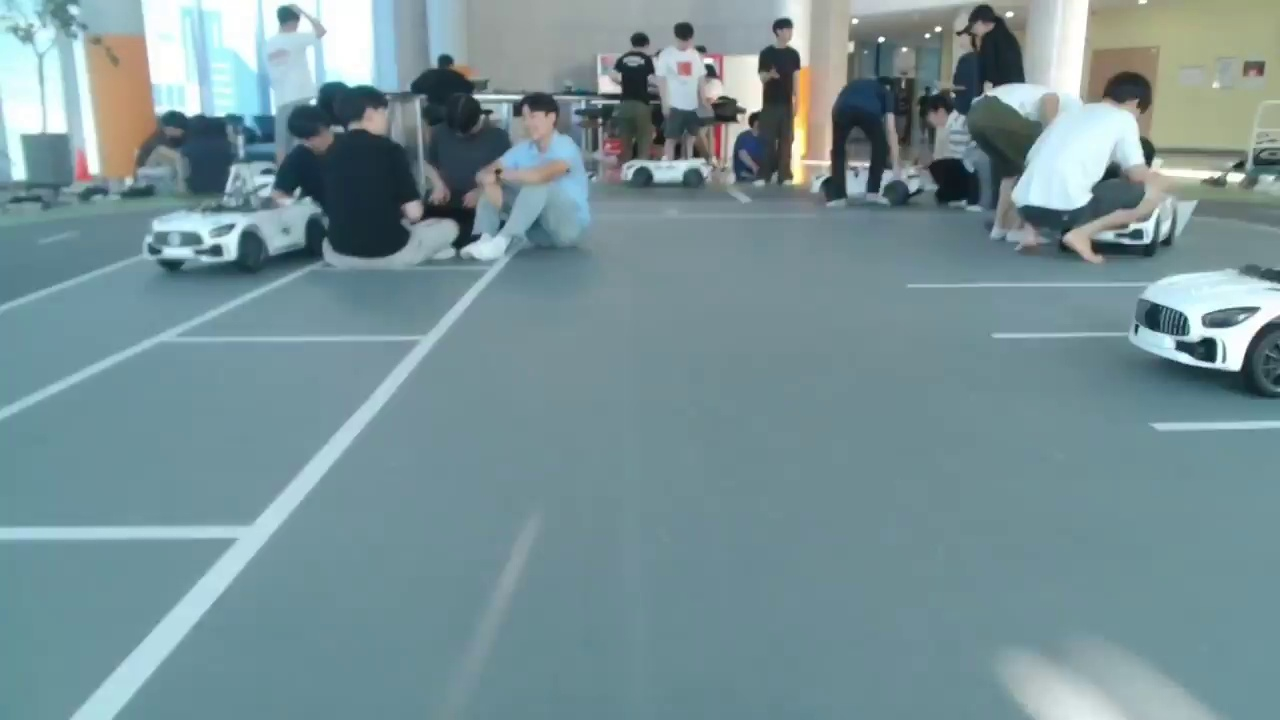
#> input picture dataset/parking/frames/Left_Back/frame_000004s.jpg, 1280 x 720 px; its folder holds only this picture in this run
$ python prepare_perspective_dataset.py
#> lines starting #> are read from the running program, lines starting #| are printed output that depends on the picture
### script/parking/utils/perspective.py
"""Convert a camera view to the parking-track layout (bird's-eye view)"""

from __future__ import annotations

from dataclasses import dataclass

import cv2
import numpy as np


# Coordinate systems used when the matching points were marked.
VIEW_SIZE = (640, 360)       # (width, height)
LAYOUT_SIZE = (1462, 1949)   # (width, height)

VIEW_POINTS = np.array(
    [
        (69, 349),
        (136, 219),
        (219, 156),
        (105, 153),
        (252, 129),
        (173, 126),
        (272, 114),
        (210, 112),
        (286, 104),
        (233, 103),
        (553, 219),
        (486, 171),
        (452, 146),
        (620, 145),
        (429, 130),
        (565, 129),
        (415, 119),
    ],
    dtype=np.float32,
)

LAYOUT_POINTS = np.array(
    [
        (557, 1478),
        (526, 1356),
        (526, 1168),
        (417, 1168),
        (526, 979),
        (417, 979),
        (526, 790),
        (417, 790),
        (526, 602),
        (417, 602),
        (762, 1349),
        (762, 1227),
        (762, 1105),
        (943, 1105),
        (762, 984),
        (943, 984),
        (762, 862),
    ],
    dtype=np.float32,
)

CROP_TOP = 463
CROP_BOTTOM = 468
CROP_RIGHT = 248

@dataclass(frozen=True)
class NewPerspectiveConfig:
    transform: np.ndarray
    output_size: tuple[int, int] = LAYOUT_SIZE
    source_points: np.ndarray | None = None
    destination_points: np.ndarray | None = None


def _validate_image_shape(image_shape: tuple[int, ...]) -> tuple[int, int]:
    if len(image_shape) < 2:
        raise ValueError(f"image_shape must contain height and width: {image_shape}")

    height, width = image_shape[:2]
    if height <= 0 or width <= 0:
        raise ValueError(f"Image dimensions must be positive: {image_shape}")
    return int(height), int(width)


def make_new_perspective_config(
    image_shape: tuple[int, ...],
) -> NewPerspectiveConfig:
    height, width = _validate_image_shape(image_shape)
    view_width, view_height = VIEW_SIZE

    source_points = VIEW_POINTS.copy()
    source_points[:, 0] *= width / view_width
    source_points[:, 1] *= height / view_height

    transform, _ = cv2.findHomography(
        source_points,
        LAYOUT_POINTS,
        method=0,
    )
    if transform is None or not np.all(np.isfinite(transform)):
        raise RuntimeError("Could not calculate the view-to-layout homography")

    return NewPerspectiveConfig(
        transform=transform,
        output_size=LAYOUT_SIZE,
        source_points=source_points,
        destination_points=LAYOUT_POINTS.copy(),
    )


def apply_new_perspective(
    image: np.ndarray,
    config: NewPerspectiveConfig | None = None,
    interpolation: int = cv2.INTER_LINEAR,
    border_value: int | tuple[int, ...] = 0,
) -> np.ndarray:
    if image is None or image.size == 0:
        raise ValueError("image must be a non-empty numpy array")
    if config is None:
        config = make_new_perspective_config(image.shape)

    warped = cv2.warpPerspective(
        image,
        config.transform,
        config.output_size,
        flags=interpolation,
        borderMode=cv2.BORDER_CONSTANT,
        borderValue=border_value,
    )
    if (
        warped.shape[0] <= CROP_TOP + CROP_BOTTOM
        or warped.shape[1] <= CROP_RIGHT
    ):
        raise ValueError(
            f"Perspective output {warped.shape[1]}x{warped.shape[0]} is too "
            f"small for top={CROP_TOP}, bottom={CROP_BOTTOM}, "
            f"right={CROP_RIGHT} cropping"
        )
    return warped[CROP_TOP:-CROP_BOTTOM, :-CROP_RIGHT]


def transform_points(
    points: np.ndarray,
    config: NewPerspectiveConfig,
) -> np.ndarray:
    points_array = np.asarray(points, dtype=np.float32)
    if points_array.shape == (2,):
        points_array = points_array[None, :]
    if points_array.ndim != 2 or points_array.shape[1] != 2:
        raise ValueError("points must have shape (2,) or (N, 2)")

    return cv2.perspectiveTransform(
        points_array[None, :, :],
        config.transform,
    )[0]


def calibration_errors(config: NewPerspectiveConfig) -> np.ndarray:
    source_points = config.source_points
    destination_points = config.destination_points
    if source_points is None or destination_points is None:
        raise ValueError("config does not contain calibration points")

    projected = transform_points(source_points, config)
    return np.linalg.norm(projected - destination_points, axis=1)

### script/parking/prepare_perspective_dataset.py
from __future__ import annotations

import argparse
from pathlib import Path

import cv2

from utils.perspective import (
    apply_new_perspective,
    calibration_errors,
    make_new_perspective_config,
)


def parse_args() -> argparse.Namespace:
    parser = argparse.ArgumentParser(description="Warp extracted parking frames into the map.svg coordinate system.")
    parser.add_argument("--input", type=Path, default=Path("dataset/parking/frames"))
    parser.add_argument("--output", type=Path, default=Path("dataset/parking/perspective"))
    return parser.parse_args()


def main() -> None:
    args = parse_args()
    frame_dirs = sorted(path for path in args.input.iterdir() if path.is_dir())
    if not frame_dirs:
        raise FileNotFoundError(f"No frame directories found in {args.input}")

    total = 0
    reported_error = False
    for frame_dir in frame_dirs:
        frame_paths = sorted(frame_dir.glob("*.jpg"))
        if not frame_paths:
            print(f"{frame_dir.name}: no frames, skipped")
            continue

        output_dir = args.output / frame_dir.name
        output_dir.mkdir(parents=True, exist_ok=True)

        count = 0
        for frame_path in frame_paths:
            frame = cv2.imread(str(frame_path))
#> frame is the input picture: shape (720, 1280, 3); mean B, G, R 150.8, 145.6, 119.8
            if frame is None:
                raise RuntimeError(f"Could not read frame: {frame_path}")

            config = make_new_perspective_config(frame.shape)
            if not reported_error:
                errors = calibration_errors(config)
                print(
                    "Calibration reprojection error: "
                    f"mean={errors.mean():.2f}px, max={errors.max():.2f}px"
                )
#| Calibration reprojection error: mean=7.38px, max=16.17px
                reported_error = True

            warped = apply_new_perspective(frame, config)
#> in apply_new_perspective, `warped = cv2.warpPerspective( image, config.transform, config.output_s..`:
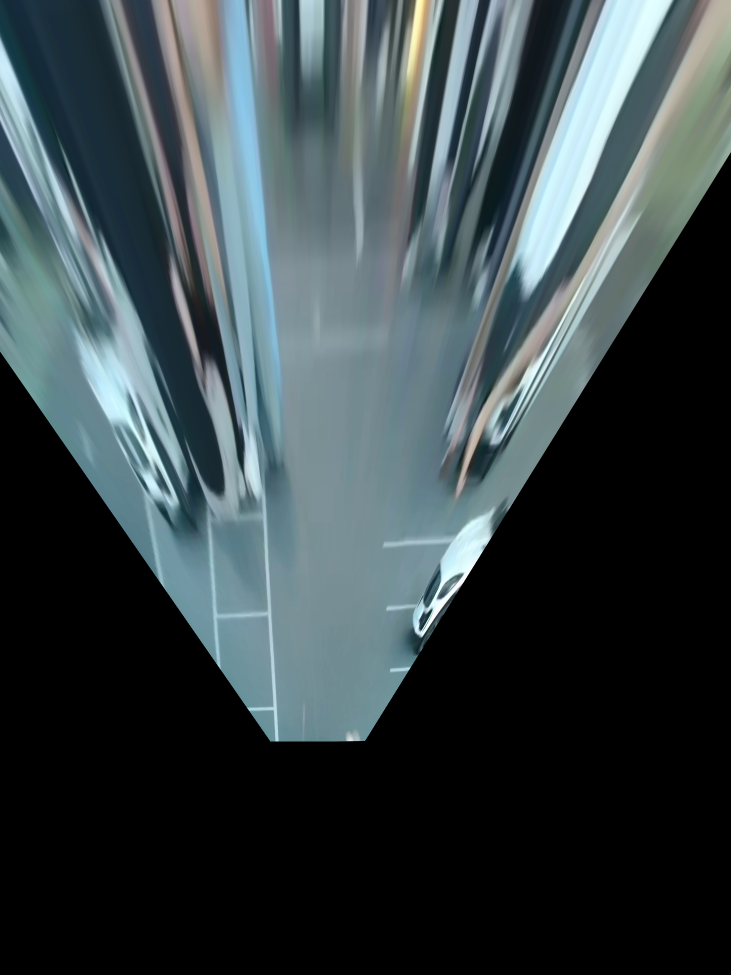
#> warped: shape (1949, 1462, 3) (shown at 1/2 size); mean B, G, R 71.3, 68.2, 56.7
#> in apply_new_perspective, `return warped[CROP_TOP:-CROP_BOTTOM, :-CROP_RIGHT]`:
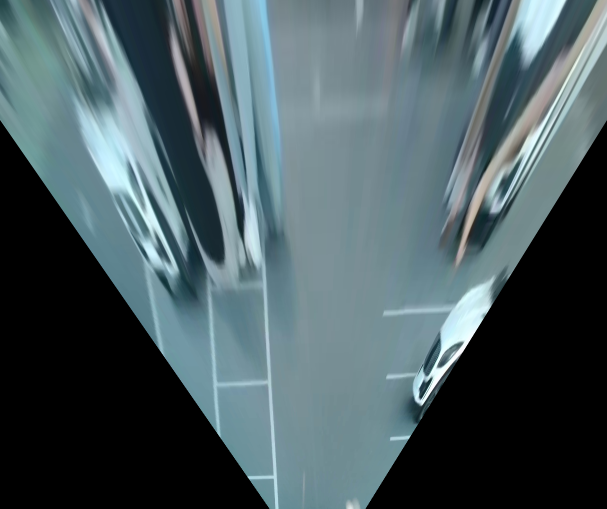
#> returned value: shape (1018, 1214, 3) (shown at 1/2 size); mean of channels 0, 1, 2 95.9, 91.1, 74.1; drawn as B, G, R
            output_path = output_dir / frame_path.name
            if not cv2.imwrite(str(output_path), warped):
                raise RuntimeError(f"Could not write result: {output_path}")
            count += 1

        total += count
        print(f"{frame_dir.name}: {count} frames")
#> pass 2 of the loop in main, `for frame_dir in frame_dirs:`:
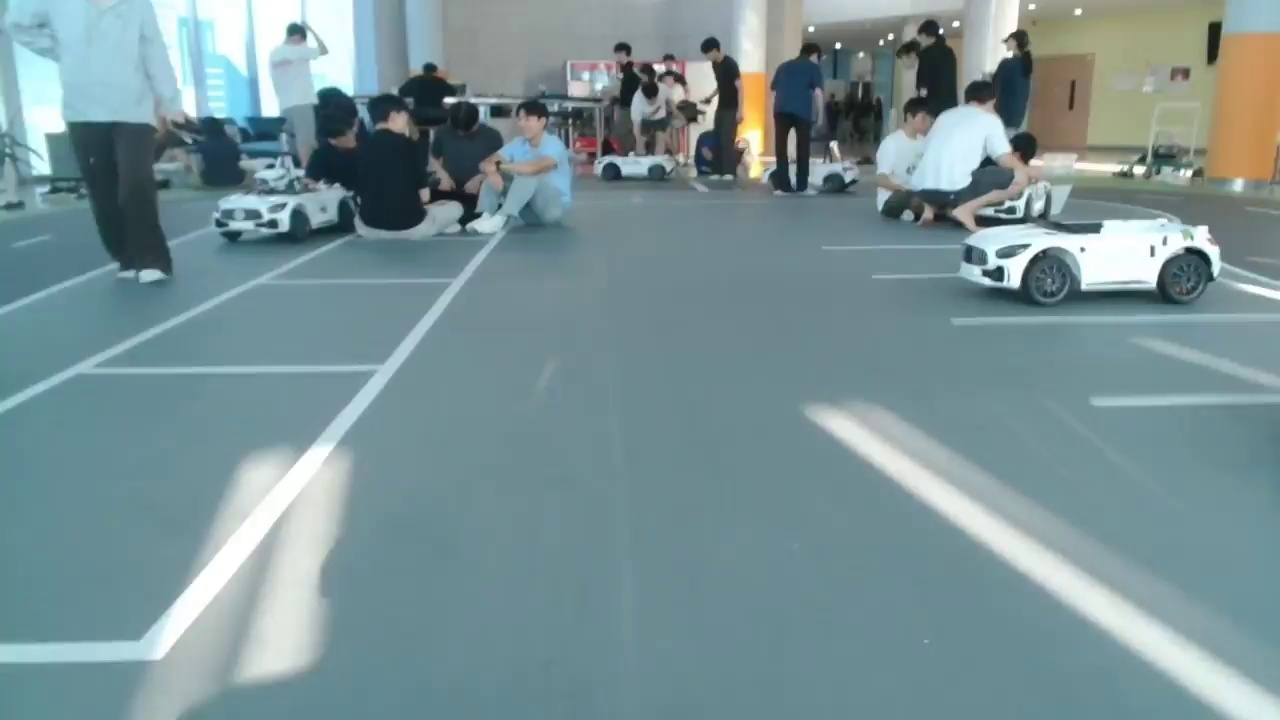
#> input picture dataset/parking/frames/Left_Back2/frame_000002s.jpg, 1280 x 720 px
#> in main, frame is the input picture: shape (720, 1280, 3); mean B, G, R 149.9, 146.1, 121.6
#> in apply_new_perspective (call 2), `warped = cv2.warpPerspective( image, config.transform, config.output_s..`:
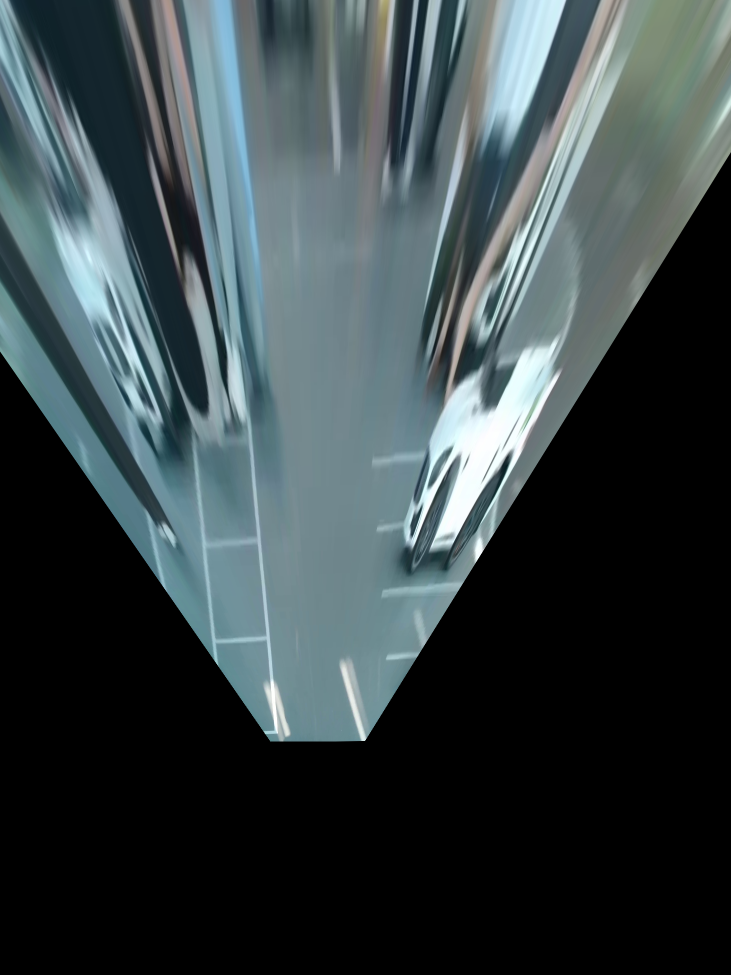
#> warped: shape (1949, 1462, 3) (shown at 1/2 size); mean B, G, R 70, 67.5, 56.2
#> in apply_new_perspective (call 2), `return warped[CROP_TOP:-CROP_BOTTOM, :-CROP_RIGHT]`:
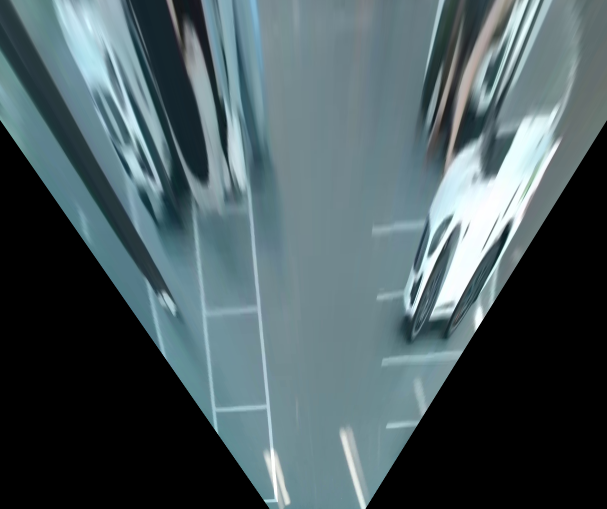
#> returned value: shape (1018, 1214, 3) (shown at 1/2 size); mean of channels 0, 1, 2 95.2, 90.9, 74.3; drawn as B, G, R

    print(f"Total: {total} frames")


if __name__ == "__main__":
    main()
